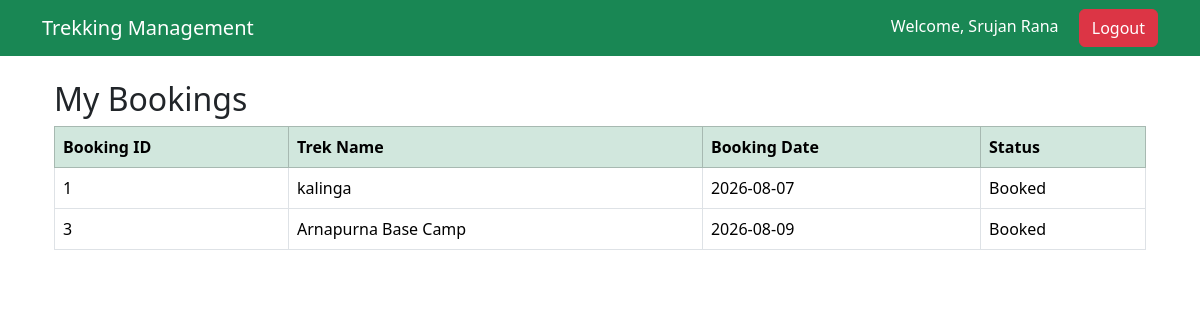
The page /user/my-bookings (signed in) on the database its author committed.
### models.py (models this page shows)
class User(UserMixin, db.Model):
    __tablename__ = "users"
    id = db.Column(db.Integer, primary_key=True)
    name = db.Column(db.String(100), nullable=False)
    email = db.Column(db.String(120), unique=True, nullable=False)
    password = db.Column(db.String(200), nullable=False)
    role = db.Column(db.String(20), nullable=False)
    status = db.Column(db.String(20), default="pending")
    contact = db.Column(db.String(20))

class Booking(db.Model):
    __tablename__ = "bookings"
    id = db.Column(db.Integer, primary_key=True)
    booking_date = db.Column(db.Date)
    status = db.Column(db.String(20), default="Booked")
    user_id = db.Column(
        db.Integer,
        db.ForeignKey("users.id")
    )
    trek_id = db.Column(
        db.Integer,
        db.ForeignKey("treks.id")
    )

class Trek(db.Model):
    __tablename__ = "treks"
    id = db.Column(db.Integer, primary_key=True)
    name = db.Column(db.String(100), nullable=False)
    location = db.Column(db.String(100))
    difficulty = db.Column(db.String(30))
    duration = db.Column(db.Integer)
    available_slots = db.Column(db.Integer)
    status = db.Column(db.String(20), default="Open")
    start_date = db.Column(db.Date)
    end_date = db.Column(db.Date)
    description = db.Column(db.Text)
    staff_id = db.Column(
        db.Integer,
        db.ForeignKey("users.id")
    )

### routes/user.py (the view)
@user.route("/my-bookings")
@login_required
def my_bookings():
    if current_user.role != "user":
        return "Access Denied"
    bookings = Booking.query.filter_by(
        user_id=current_user.id
    ).all()
    trek_dict = {
        trek.id: trek.name
        for trek in Trek.query.all()
    }
    return render_template(
        "user/my_bookings.html",
        bookings=bookings,
        trek_dict=trek_dict
    )

### app.py (called while the page is built)
@login_manager.user_loader
def load_user(user_id):
    return User.query.get(int(user_id))

### templates/user/my_bookings.html
{% extends "base.html" %}
{% block content %}
<div class="container mt-4">
    <h2>My Bookings</h2>
    <table class="table table-bordered table-hover">
        <thead class="table-success">
            <tr>
                <th>Booking ID</th>
                <th>Trek Name</th>
                <th>Booking Date</th>
                <th>Status</th>
            </tr>
        </thead>
        <tbody>
            {% if bookings %}
                {% for booking in bookings %}
                <tr>
                    <td>{{ booking.id }}</td>
                    <td>{{ trek_dict.get(booking.trek_id, "Unknown Trek") }}</td>
                    <td>{{ booking.booking_date }}</td>
                    <td>{{ booking.status }}</td>
                </tr>
                {% endfor %}
            {% else %}
                <tr>
                    <td colspan="4" class="text-center">
                        No bookings yet.
                    </td>
                </tr>
            {% endif %}
        </tbody>
    </table>
</div>
{% endblock %}

### templates/base.html (shortened to what this page needs)
<!DOCTYPE html>
<html>
<head>
    <link href="https://cdn.jsdelivr.net/npm/bootstrap@5.3.3/dist/css/bootstrap.min.css"
          rel="stylesheet">
</head>
<body>
<nav class="navbar navbar-expand-lg navbar-dark bg-success">
    <div class="container">
        <a class="navbar-brand" href="{{ url_for('home') }}">
            Trekking Management
        </a>
        <div class="ms-auto">
            {% if current_user.is_authenticated %}
                <span class="text-white me-3">
                    Welcome, {{ current_user.name }}
                </span>
                <a href="{{ url_for('auth.logout') }}" class="btn btn-danger">
                    Logout
                </a>
            {% endif %}
        </div>
    </div>
</nav>
<div class="container mt-4">
{% block content %}
{% endblock %}
</div>
</body>
</html>

### rows shown on the page
User: name "Srujan Rana"
Booking: id "1", booking_date "2026-08-07", status "Booked"
Trek: get "kalinga"
Booking: id "3", booking_date "2026-08-09", status "Booked"
Trek: get "Arnapurna Base Camp"
